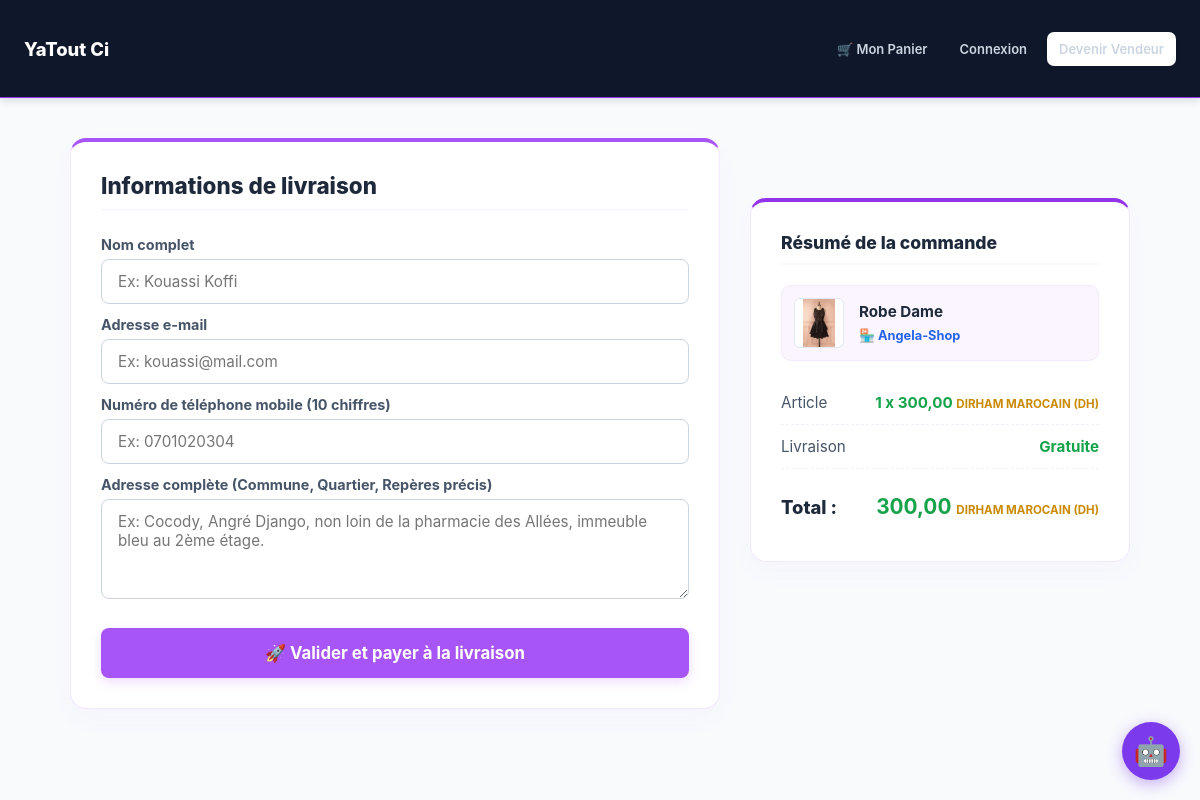
Screenshot of /commande/directe/7/ with the database file from the repository.
### shop/models.py (models this page shows, shortened)
class Produit(models.Model):
    vendeur = models.ForeignKey(Vendeur, on_delete=models.CASCADE, related_name='produits')
    nom = models.CharField(max_length=255)
    description = models.TextField()
    prix = models.DecimalField(max_digits=10, decimal_places=2)
    ancien_prix = models.DecimalField(max_digits=10, decimal_places=2, blank=True, null=True)
    image = models.ImageField(upload_to='produits/', blank=True, null=True)
    stock = models.PositiveIntegerField(default=10)
    date_ajout = models.DateTimeField(auto_now_add=True)

class Vendeur(models.Model):
    CHOIX_DEVISES = [
        ('EUR', 'Euro (€)'),
        ('USD', 'Dollar US ($)'),
        ('MAD', 'Dirham Marocain (DH)'),
        ('XOF', 'F cfa '),
        ('CAD', 'Dollar Canadien ($CA)'),
    ]
    user = models.OneToOneField(User, on_delete=models.CASCADE)
    nom_boutique = models.CharField(max_length=255)
    description = models.TextField(blank=True)
    devise = models.CharField(max_length=3, choices=CHOIX_DEVISES, default='EUR')
    date_creation = models.DateTimeField(auto_now_add=True)

### shop/views.py (the view, shortened to what this page needs)
# urls.py: path('commande/directe/<int:pk>/', views.passer_commande, name='passer_commande'),  # Article unique
def passer_commande(request, pk):
    produit = get_object_or_404(Produit, pk=pk)
    if produit.stock <= 0:
        messages.error(request, "Désolé, ce produit est en rupture de stock !")
        return redirect('detail_produit', pk=produit.pk)
    return render(request, 'shop/passer_commande.html', {'produit': produit})

### shop/templates/shop/passer_commande.html (shortened to what this page needs)
{% extends 'shop/base.html' %}
{% block content %}
<div class="checkout-container">
    <div class="checkout-layout">
        <div class="checkout-form-section">
            <h2 class="section-title">Informations de livraison</h2>
            <form method="POST">
                <div class="form-group">
                    <label class="form-label" for="nom">Nom complet</label>
                    <input class="form-input" type="text" id="nom" name="nom" placeholder="Ex: Kouassi Koffi" required>
                </div>
                <div class="form-group">
                    <label class="form-label" for="email">Adresse e-mail</label>
                    <input class="form-input" type="email" id="email" name="email" placeholder="Ex: kouassi@mail.com" required>
                </div>
                <div class="form-group">
                    <label class="form-label" for="telephone">Numéro de téléphone mobile (10 chiffres)</label>
                    <input
                        class="form-input"
                        type="tel"
                        id="telephone"
                        name="telephone"
                        placeholder="Ex: 0701020304"
                        pattern="[0-9]{10}"
                        maxlength="10"
                        title="Veuillez entrer un numéro de téléphone ivoirien valide à 10 chiffres"
                        required>
                </div>
                <div class="form-group">
                    <label class="form-label" for="adresse">Adresse complète (Commune, Quartier, Repères précis)</label>
                    <textarea
                        class="form-input"
                        id="adresse"
                        name="adresse"
                        placeholder="Ex: Cocody, Angré Django, non loin de la pharmacie des Allées, immeuble bleu au 2ème étage."
                        required></textarea>
                </div>
                <button type="submit" class="btn-submit-order">🚀 Valider et payer à la livraison</button>
            </form>
        </div>
        <div class="checkout-summary-section">
            <h3 class="section-title" style="font-size: 1.1rem; margin-bottom: 20px;">Résumé de la commande</h3>
            <div class="prod-mini-card">
                <div class="prod-mini-img">
                    {% if produit.image %}
                        <img src="{{ produit.image.url }}" alt="{{ produit.nom }}">
                    {% else %}
                        <span style="font-size: 1.8rem;">📦</span>
                    {% endif %}
                </div>
                <div class="prod-mini-details">
                    <h4>{{ produit.nom }}</h4>
                    <span class="prod-mini-shop">🏪 {{ produit.vendeur.nom_boutique }}</span>
                </div>
            </div>
            <div class="summary-row">
                <span>Article</span>
                <span class="checkout-price-amount">
                    1 x {{ produit.prix }} <span class="checkout-currency-small">{{ produit.vendeur.get_devise_display }}</span>
                </span>
            </div>
            <div class="summary-row">
                <span>Livraison</span>
                <span class="checkout-free-delivery">Gratuite</span>
            </div>
            <div class="summary-row summary-total">
                <span>Total :</span>
                <span class="checkout-price-amount">
                    {{ produit.prix }} <span class="checkout-currency-small">{{ produit.vendeur.get_devise_display }}</span>
                </span>
            </div>
        </div>
    </div>
</div>
{% endblock %}

### shop/static/shop/js/css/style.css (style rules this page uses)
* { box-sizing: border-box; margin: 0; padding: 0; }
body { font-family: 'Segoe UI', Tahoma, Geneva, Verdana, sans-serif; background-color: #f8fafc; color: #1e293b; display: flex; flex-direction: column; min-height: 100vh; }
.checkout-container { max-width: 1100px; margin: 40px auto; padding: 0 20px; }
.checkout-layout { display: grid; grid-template-columns: 1fr 380px; gap: 30px; align-items: start; }
.checkout-form-section, .checkout-summary-section { background: #ffffff; border-radius: 16px; padding: 30px; border: 1px solid #f3e8ff; box-shadow: 0 10px 25px rgba(168, 85, 247, 0.03); }
.checkout-form-section { border-top: 4px solid #a855f7; }
.checkout-summary-section { border-top: 4px solid #9333ea; position: sticky; top: 100px; }
.section-title { font-size: 1.4rem; font-weight: 800; color: #1e293b; margin-bottom: 25px; padding-bottom: 10px; border-bottom: 2px solid #faf5ff; }
.form-group { margin-bottom: 20px; }
.form-label { display: block; font-size: 0.9rem; font-weight: 700; color: #475569; margin-bottom: 6px; }
.form-input { width: 100%; padding: 12px 16px; border: 1px solid #cbd5e1; border-radius: 8px; font-size: 0.95rem; color: #1e293b; background-color: #ffffff; font-family: inherit; transition: all 0.2s ease; }
textarea.form-input { min-height: 100px; resize: vertical; }
.btn-submit-order { display: block; width: 100%; background-color: #a855f7; color: #ffffff; border: none; padding: 15px; border-radius: 8px; font-size: 1.05rem; font-weight: 700; cursor: pointer; margin-top: 25px; box-shadow: 0 4px 12px rgba(168, 85, 247, 0.2); transition: all 0.2s ease; }
.prod-mini-card { display: flex; gap: 15px; align-items: center; background-color: #faf5ff; padding: 12px; border-radius: 10px; border: 1px solid #f3e8ff; margin-bottom: 20px; }
.prod-mini-img { width: 50px; height: 50px; background: #ffffff; border-radius: 6px; display: flex; align-items: center; justify-content: center; border: 1px solid #e2e8f0; overflow: hidden; }
.prod-mini-img img { max-width: 100%; max-height: 100%; object-fit: contain; }
.prod-mini-details h4 { font-size: 0.95rem; font-weight: 700; color: #1e293b; margin-bottom: 3px; }
.prod-mini-shop { font-size: 0.8rem; color: #2563eb; font-weight: 700; }
.summary-row { display: flex; justify-content: space-between; align-items: center; padding: 12px 0; border-bottom: 1px dashed #edf2f7; font-size: 0.95rem; color: #475569; }
.checkout-price-amount { font-weight: 700; color: #16a34a; }
.checkout-free-delivery { color: #16a34a; font-weight: 700; }
.checkout-currency-small { color: #ca8a04; font-size: 0.72rem; font-weight: 700; text-transform: uppercase; }
.summary-total { border-bottom: none; margin-top: 10px; padding-top: 15px; font-size: 1.15rem; font-weight: 800; color: #1e293b; }
.summary-total .checkout-price-amount { font-size: 1.3rem; }
.form-group { margin-bottom: 12px; }
html { scroll-behavior: smooth; }

### rows the page displays
Produit: image (picture), nom "Robe Dame", vendeur.nom_boutique "Angela-Shop", prix "300,00", vendeur.devise "DIRHAM MAROCAIN (DH)"
